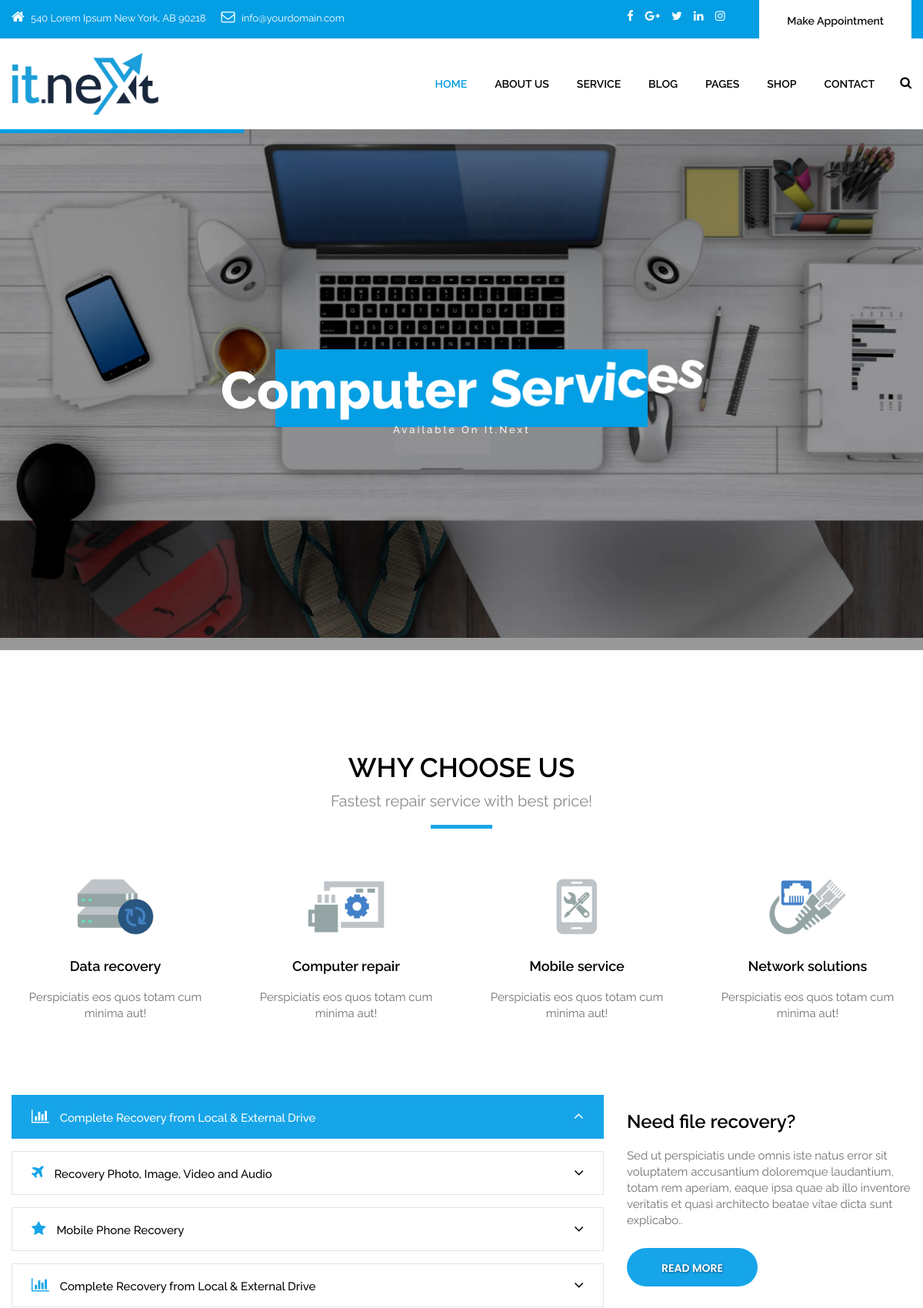
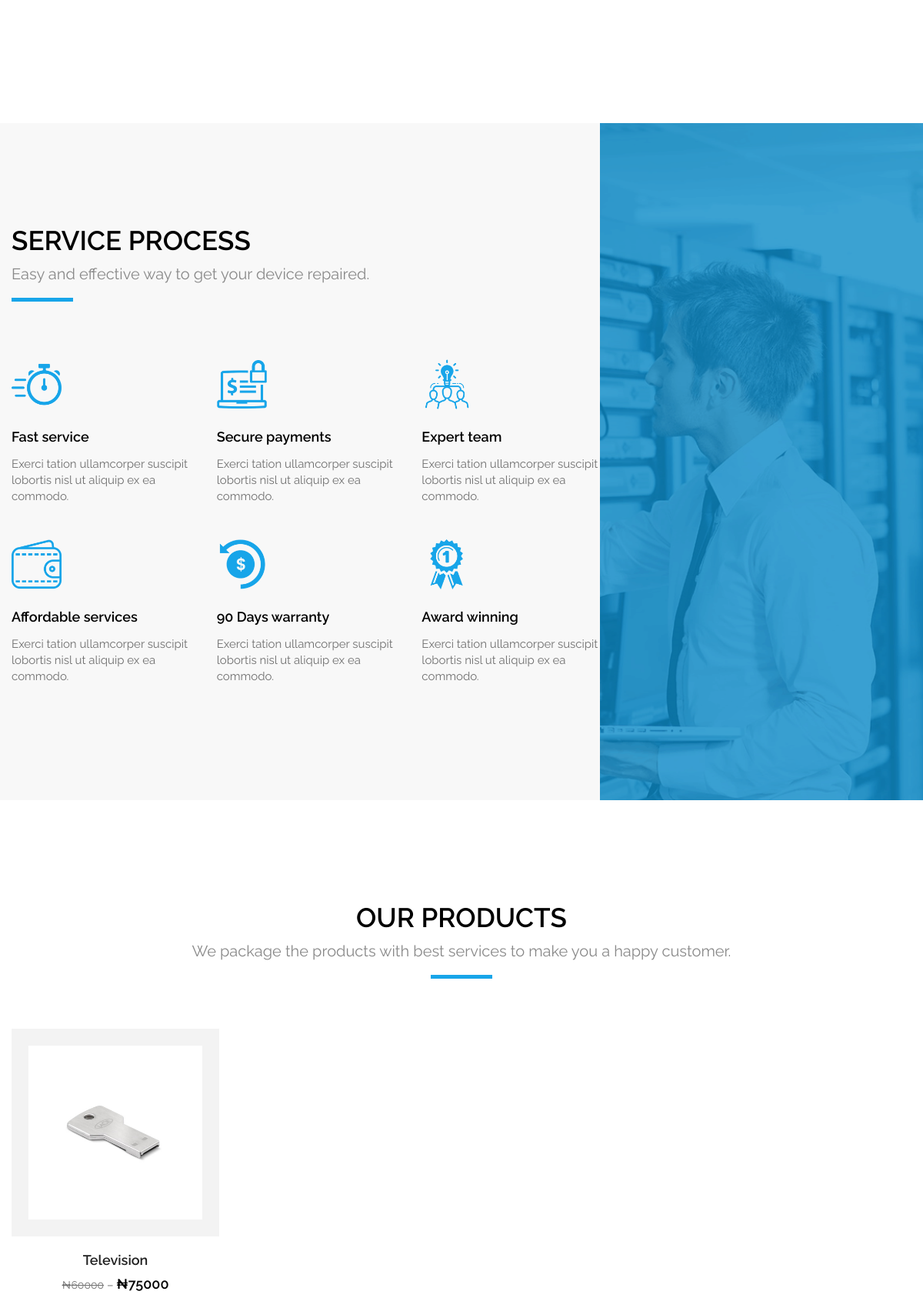
The page / (upper part) on the database its author committed (2 pictures, top to bottom).
### tables this page shows
CREATE TABLE `products` (
  `id` int(11) NOT NULL,
  `slug` varchar(150) NOT NULL,
  `category_id` int(11) NOT NULL,
  `title` varchar(250) NOT NULL,
  `image` varchar(150) NOT NULL,
  `price` int(50) NOT NULL,
  `old_price` int(50) NOT NULL,
  `stock` int(11) NOT NULL,
  `description` text NOT NULL,
  `short_description` text NOT NULL,
  `created_at` timestamp NULL DEFAULT NULL,
  `updated_at` timestamp NULL DEFAULT NULL
);

### index.php (the view, shortened to what the rows shown need)
<!DOCTYPE html>
<html lang="en">
<head>
<link rel="stylesheet" href="css/bootstrap.min.css" />
<link rel="stylesheet" href="css/style.css" />
<link rel="stylesheet" href="css/responsive.css" />
<link rel="stylesheet" href="css/colors1.css" />
<link rel="stylesheet" href="css/custom.css" />
<link rel="stylesheet" href="css/animate.css" />
<link rel="stylesheet" type="text/css" href="revolution/css/settings.css" />
<link rel="stylesheet" type="text/css" href="revolution/css/layers.css" />
<link rel="stylesheet" type="text/css" href="revolution/css/navigation.css" />
</head>
<body id="default_theme" class="it_service">
<div class="section padding_layout_1">
  <div class="container">
    <div class="row">
      <div class="col-md-12">
        <div class="full">
          <div class="main_heading text_align_center">
            <h2>Why Choose Us</h2>
          </div>
        </div>
      </div>
    </div>
  </div>
</div>
<div class="section padding_layout_1 light_silver gross_layout">
  <div class="container">
    <div class="row">
      <div class="col-md-12">
        <div class="full">
          <div class="main_heading text_align_left">
            <h2>Service Process</h2>
          </div>
        </div>
      </div>
    </div>
  </div>
</div>
<div class="section padding_layout_1">
  <div class="container">
    <div class="row">
      <div class="col-md-12">
        <div class="full">
          <div class="main_heading text_align_center">
            <h2>Our Products</h2>
          </div>
        </div>
      </div>
    </div>
    <div class="row">
      <?php
      $all = Site::products();
      if(empty($all))
      {
        echo "No Product Available";
      }
      else
      {
        foreach($all as $product)
        {
      ?>
        <div class="col-lg-3 col-md-6 col-sm-6 col-xs-12 margin_bottom_30_all">
          <div class="product_list">
            <div class="product_img"> <img class="img-responsive" src="<?php echo Url::host()."/images/".$product->image; ?>" alt=""> </div>
            <div class="product_detail_btm">
              <div class="center">
                <h4><a href="it_shop_detail.php"><?= $product->title; ?></a></h4>
              </div>
              <div class="product_price">
                <p><span class="old_price">₦<?= $product->old_price ?></span> – <span class="new_price">₦<?= $product->price ?></span></p>
              </div>
            </div>
          </div>
        </div>
      <?php
        }
      }
      ?>
    </div>
  </div>
</div>
</body>
</html>

### rows shown on the page
products: image (picture), title "Television", old_price "60000", price "75000"
